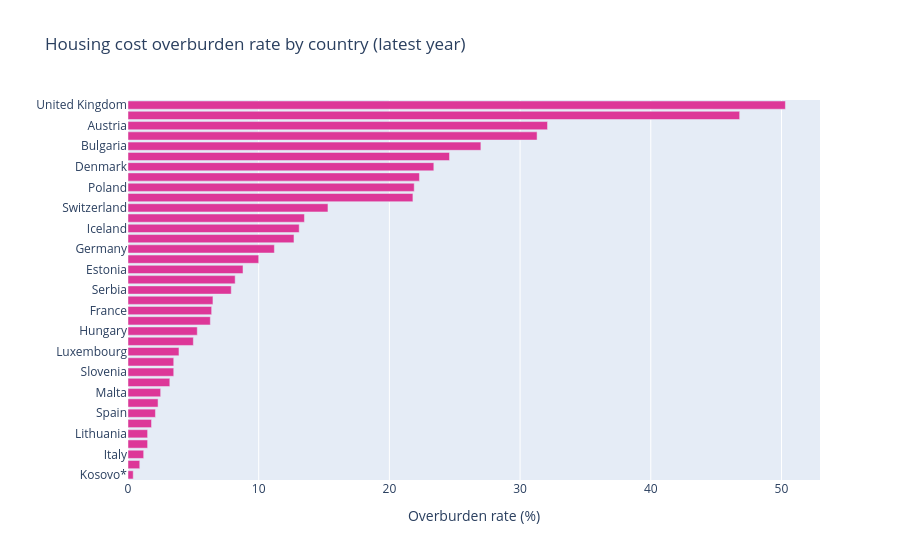

The notebook cell this image was saved under:
### Code cell
# plot 5: Overburden rate by country (latest year)
latest_ovb = (
    df_overburden_clean
    .sort_values("year", ascending=False)
    .groupby("geo", as_index=False)["overburden_rate"].first()
    .sort_values("overburden_rate")
)
 
fig5 = px.bar(
    latest_ovb, x="overburden_rate", y="geo", orientation="h",
    title="Housing cost overburden rate by country (latest year)",
    labels={"overburden_rate": "Overburden rate (%)", "geo": ""},
    color_discrete_sequence=["#DD3798"],
)
fig5.update_layout(coloraxis_showscale=False)
fig5.show()
# fig5.write_html("overburden_by_country.html", **EXPORT_KWARGS)

### Figure 1 — Plotly figure (JSON) as saved in the notebook; plotly's stock layout.template omitted (floating-point values rounded to 4 significant figures)
{"data": [{"hovertemplate": "Overburden rate (%)=%{x}<br>=%{y}<extra></extra>", "legendgroup": "", "marker": {"color": "#DD3798", "pattern": {"shape": ""}}, "name": "", "orientation": "h", "showlegend": false, "textposition": "auto", "type": "bar", "x": [0.4, 0.9, 1.2, 1.5, 1.5, 1.8, 2.1, 2.3, 2.5, 3.2, 3.5, 3.5, 3.9, 5.0, 5.3, 6.3, 6.4, 6.5, 7.9, 8.2, 8.8, 10.0, 11.2, 12.7, 13.1, 13.5, 15.3, 21.8, 21.9, 22.3, 23.4, 24.6, 27.0, 31.3, 32.1, 46.8, 50.3], "xaxis": "x", "y": ["Kosovo*", "Albania", "Italy", "Cyprus", "Lithuania", "Slovakia", "Spain", "Finland", "Malta", "Croatia", "Slovenia", "Ireland", "Luxembourg", "Romania", "Hungary", "Portugal", "France", "Netherlands", "Serbia", "Czechia", "Estonia", "Türkiye", "Germany", "Greece", "Iceland", "Norway", "Switzerland", "Montenegro", "Poland", "Latvia", "Denmark", "North Macedonia", "Bulgaria", "Belgium", "Austria", "Sweden", "United Kingdom"], "yaxis": "y"}], "layout": {"barmode": "relative", "coloraxis": {"showscale": false}, "legend": {"tracegroupgap": 0}, "title": {"text": "Housing cost overburden rate by country (latest year)"}, "xaxis": {"anchor": "y", "domain": [0, 1], "title": {"text": "Overburden rate (%)"}}, "yaxis": {"anchor": "x", "domain": [0, 1], "title": {"text": ""}}}}
